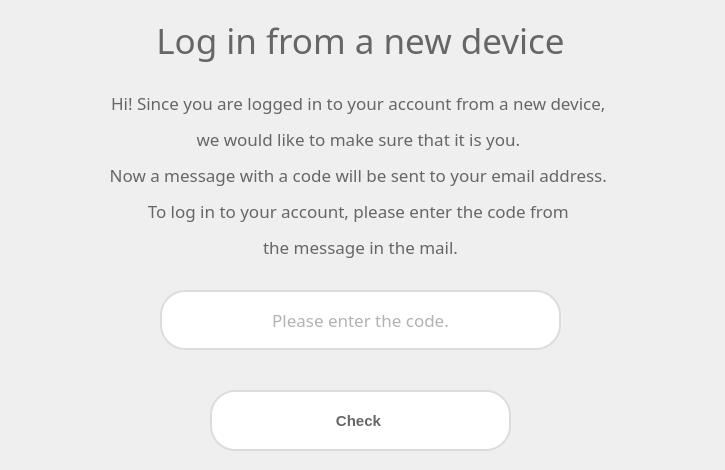
<?xml version="1.0" encoding="UTF-8"?>
<ui version="4.0">
 <class>MainWindow</class>
 <widget class="QMainWindow" name="MainWindow">
  <property name="geometry">
   <rect>
    <x>0</x>
    <y>0</y>
    <width>725</width>
    <height>470</height>
   </rect>
  </property>
  <property name="sizePolicy">
   <sizepolicy hsizetype="Fixed" vsizetype="Fixed">
    <horstretch>0</horstretch>
    <verstretch>0</verstretch>
   </sizepolicy>
  </property>
  <property name="minimumSize">
   <size>
    <width>0</width>
    <height>0</height>
   </size>
  </property>
  <property name="maximumSize">
   <size>
    <width>16777215</width>
    <height>16777215</height>
   </size>
  </property>
  <property name="windowTitle">
   <string>MainWindow</string>
  </property>
  <widget class="QWidget" name="centralwidget">
   <property name="sizePolicy">
    <sizepolicy hsizetype="Fixed" vsizetype="Fixed">
     <horstretch>0</horstretch>
     <verstretch>0</verstretch>
    </sizepolicy>
   </property>
   <widget class="QLabel" name="label">
    <property name="geometry">
     <rect>
      <x>0</x>
      <y>10</y>
      <width>721</width>
      <height>61</height>
     </rect>
    </property>
    <property name="styleSheet">
     <string notr="true">color:#666666;
font-family:Bebas Neue;
font-size:17px;
</string>
    </property>
    <property name="text">
     <string>&lt;html&gt;&lt;head/&gt;&lt;body&gt;&lt;p align=&quot;center&quot;&gt;&lt;span style=&quot; font-size:26pt;&quot;&gt;Log in from a new device&lt;/span&gt;&lt;/p&gt;&lt;/body&gt;&lt;/html&gt;</string>
    </property>
   </widget>
   <widget class="QPushButton" name="check_code">
    <property name="geometry">
     <rect>
      <x>210</x>
      <y>390</y>
      <width>301</width>
      <height>61</height>
     </rect>
    </property>
    <property name="styleSheet">
     <string notr="true">.QPushButton {
	background-color:#ffffff;
	border-radius:25px;
	border:2px solid #dcdcdc;
	color:#666666;
	font-family:Arial;
	font-size:15px;
	font-weight:bold;
}
.QPushButton:hover {
	background-color:#f6f6f6;
	color:#121212;
}
.QPushButton:pressed {
	border-color:#121212;
}</string>
    </property>
    <property name="text">
     <string>Check </string>
    </property>
   </widget>
   <widget class="QLabel" name="label_2">
    <property name="geometry">
     <rect>
      <x>0</x>
      <y>60</y>
      <width>721</width>
      <height>231</height>
     </rect>
    </property>
    <property name="styleSheet">
     <string notr="true">color:#666666;
font-family:Bebas Neue;
font-size:17px;
</string>
    </property>
    <property name="text">
     <string>&lt;html&gt;&lt;head/&gt;&lt;body&gt;&lt;p align=&quot;center&quot;&gt;Hi! Since you are logged in to your account from a new device, &lt;/p&gt;&lt;p align=&quot;center&quot;&gt;we would like to make sure that it is you. &lt;/p&gt;&lt;p align=&quot;center&quot;&gt;Now a message with a code will be sent to your email address. &lt;/p&gt;&lt;p align=&quot;center&quot;&gt;To log in to your account, please enter the code from &lt;/p&gt;&lt;p align=&quot;center&quot;&gt;the message in the mail.&lt;/p&gt;&lt;/body&gt;&lt;/html&gt;</string>
    </property>
   </widget>
   <widget class="QLineEdit" name="code_input">
    <property name="geometry">
     <rect>
      <x>160</x>
      <y>290</y>
      <width>401</width>
      <height>60</height>
     </rect>
    </property>
    <property name="focusPolicy">
     <enum>Qt::ClickFocus</enum>
    </property>
    <property name="styleSheet">
     <string notr="true"> .QLineEdit {
	background-color:#ffffff;
	border-radius:25px;
	border:2px solid #dcdcdc;
	color:#666666;
	font-family:Bebas Neue;
	font-size:17px;
}
</string>
    </property>
    <property name="alignment">
     <set>Qt::AlignCenter</set>
    </property>
    <property name="placeholderText">
     <string>Please enter the code.</string>
    </property>
   </widget>
   <widget class="QLabel" name="status_code">
    <property name="geometry">
     <rect>
      <x>190</x>
      <y>350</y>
      <width>351</width>
      <height>41</height>
     </rect>
    </property>
    <property name="styleSheet">
     <string notr="true">color:#666666;
font-family:Bebas Neue;
font-size:17px;
</string>
    </property>
    <property name="text">
     <string>&lt;html&gt;&lt;head/&gt;&lt;body&gt;&lt;p align=&quot;center&quot;&gt;&lt;br/&gt;&lt;/p&gt;&lt;/body&gt;&lt;/html&gt;</string>
    </property>
   </widget>
  </widget>
 </widget>
 <resources/>
 <connections/>
</ui>
